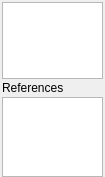
          <widget class="QWidget" name="page">
           <property name="geometry">
            <rect>
             <x>0</x>
             <y>0</y>
             <width>105</width>
             <height>177</height>
            </rect>
           </property>
           <attribute name="label">
            <string>Information</string>
           </attribute>
           <layout class="QVBoxLayout" name="verticalLayout_2">
            <property name="spacing">
             <number>2</number>
            </property>
            <property name="leftMargin">
             <number>2</number>
            </property>
            <property name="topMargin">
             <number>2</number>
            </property>
            <property name="rightMargin">
             <number>2</number>
            </property>
            <property name="bottomMargin">
             <number>0</number>
            </property>
            <item>
             <widget class="QTextEdit" name="descriptionEdit">
              <property name="sizePolicy">
               <sizepolicy hsizetype="Expanding" vsizetype="Expanding">
                <horstretch>0</horstretch>
                <verstretch>2</verstretch>
               </sizepolicy>
              </property>
              <property name="acceptRichText">
               <bool>false</bool>
              </property>
             </widget>
            </item>
            <item>
             <widget class="QLabel" name="label_7">
              <property name="text">
               <string>References</string>
              </property>
             </widget>
            </item>
            <item>
             <widget class="QTextEdit" name="referenceEdit">
              <property name="sizePolicy">
               <sizepolicy hsizetype="Expanding" vsizetype="Fixed">
                <horstretch>0</horstretch>
                <verstretch>0</verstretch>
               </sizepolicy>
              </property>
              <property name="maximumSize">
               <size>
                <width>16777215</width>
                <height>80</height>
               </size>
              </property>
              <property name="acceptRichText">
               <bool>false</bool>
              </property>
             </widget>
            </item>
           </layout>
          </widget>
